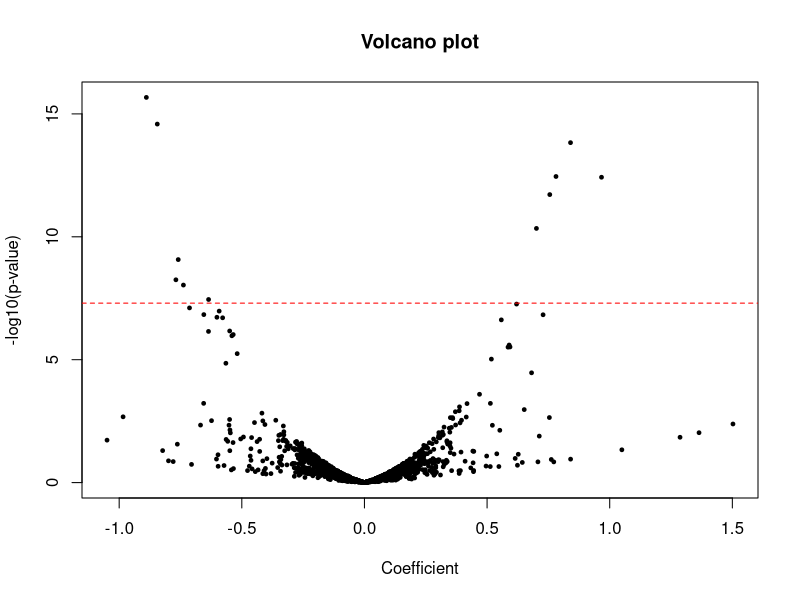
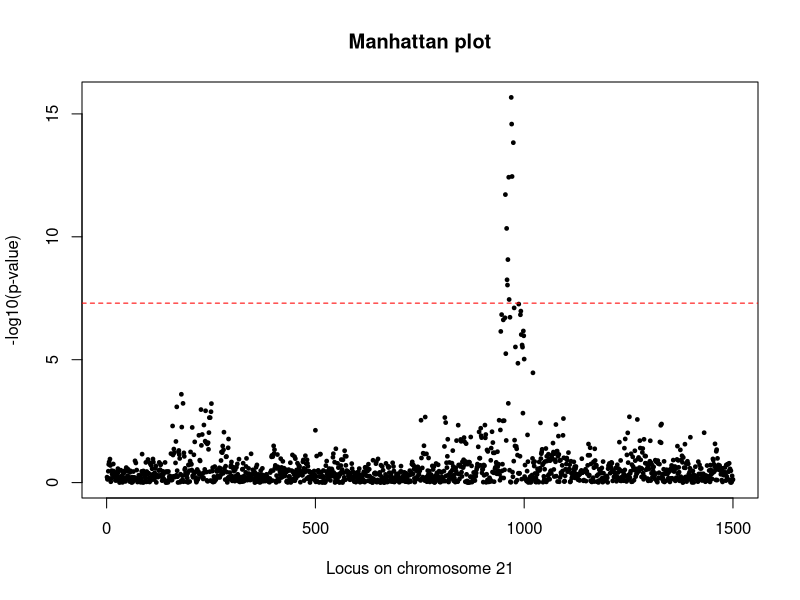
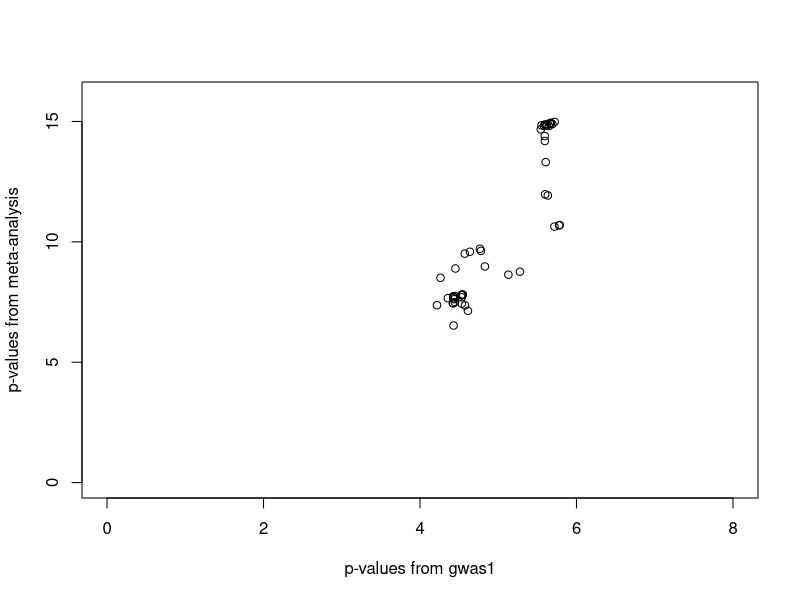

Recreate these plots in R, in order.
## ---- chunk 1
library(data.table)
chrom21 <- fread("chrom21.csv")
chrom21
## ---- chunk 2
table(is.na(chrom21))
## ---- chunk 3
for (colnm in colnames(chrom21[, -1])) {
  chrom21[[colnm]] [is.na(chrom21[[colnm]])] <-
    mean(chrom21[[colnm]], na.rm = T)
}
## ---- chunk 4
snp1 <- lm(outcome ~ snp1, data = chrom21) 
coef(summary(snp1))
## ---- chunk 5
# run univariate tests of associations for all SNPs(columns of az) 
univ.lm.test <- function(x, y) { 
  stopifnot (length(x) == length(y)) 
  regr <- lm(y ~ x) 
  
  # remove the row corresponding to the intercept and the column containing 
  # the t-value, then convert to a data table 
  output <- data.table(coef(summary(regr)))[-1, -3] 
  
  # assign better column names 
  colnames(output) <- c("beta", "std.error", "p.value")
  output
  }
## ---- chunk 6
univ.lm.test(chrom21$snp1, chrom21$outcome) 
## ---- chunk 7
crude <- NULL 
for (snp in 2:ncol(chrom21)) {# skip column 1 as it contains the outcome 
  crude <- rbind(crude, 
                 univ.lm.test(chrom21[[snp]], chrom21$outcome) ) 
  } 

# add column of snp identifiers 
crude <- cbind(snp = colnames(chrom21)[-1], crude)
## ---- chunk 8
plot(crude[, .(beta, -log10(p.value))], 
     pch = 19, cex = 0.5,
     main = "Volcano plot", 
     xlab = "Coefficient", 
     ylab = "-log10(p-value)" 
     )
abline(h = -log10(5e-8), lty = 2, col = "red") # genome-wide significance threshold
## ---- chunk 9
plot(-log10(crude$p.value), 
     pch = 19, cex = 0.5, 
     main = "Manhattan plot", 
     xlab = "Locus on chromosome 21", 
     ylab = "-log10(p-value)"
     )
abline(h = -log10(5e-8), lty = 2, col = "red") # genome-wide significance threshold
dim(crude)
## ---- chunk 10
# subset of snps to enter the genetic risk score
chrom21.grs <- chrom21[, .SD, .SDcols = crude[p.value < 1e-5]$snp]
## ---- chunk 11
snps.grs <- crude[p.value < 1e-5] 
chrom21.grs <- chrom21[, .SD, .SDcols = crude[p.value < 1e-5]$snp] 
unweighted.score <- as.matrix(chrom21.grs) %*% sign(snps.grs$beta) 
## ---- chunk 12
mod.unweighted <- lm(chrom21$outcome ~ unweighted.score)
coef(summary(mod.unweighted))
## ---- chunk 13
weighted.score <- as.matrix(chrom21.grs) %*% snps.grs$beta 
mod.weighted <- lm(chrom21$outcome ~ weighted.score) 
coef(summary(mod.weighted)) 
## ---- chunk 14
# standardized regression coefficients 
beta.unweighted.std <- coef(mod.unweighted)[2] * sd(unweighted.score) 
beta.weighted.std <- coef(mod.weighted)[2] * sd(weighted.score) 
round(c(beta.unweighted.std, beta.weighted.std), 3) 
## ---- chunk 15
# ensure that the ordering of snps ts respected
stopifnot(colnames(chrom21)[-1] == crude$snp) 
all.score <- as.matrix(chrom21[, -1]) %*% crude$beta

# standardize the score to allow for direct comparison of effect sizes 
all.score <- all.score / sd(all.score) 
mod.all <- lm(chrom21$outcome ~ all.score) 
coef(summary(mod.all))
## ---- chunk 16
library (caret) 
set.seed(1) 
train.idx <- createDataPartition(chrom21$outcome, p = 0.7)$Resample1
## ---- chunk 17
chrom21.train <- chrom21[train.idx] 
crude <- NULL
for (snp in 2:ncol(chrom21.train)) { 
  crude <- rbind(crude,
                 univ.lm.test(chrom21.train[[snp]], chrom21.train[[1]])) 
  }

# add column of snp identifiers
crude <- cbind(snp=colnames(chrom21.train)[-1], crude)
## ---- chunk 18
snps.grs <- crude[p.value < 1e-5]
chrom21.grs <- chrom21[, .SD, .SDcols = crude[p.value < 1e-5]$snp] 
weighted.score <- as.matrix(chrom21.grs) %*% snps.grs$beta
## ---- chunk 19
model.score <- lm(outcome ~ weighted.score, data=chrom21, subset=train.idx)
## ---- chunk 20
pred <- predict(model.score, newdata=chrom21)[-train.idx]
dim(chrom21)
## ---- chunk 21
round(cor(pred, chrom21$outcome[-train.idx]), 3)
round(cor(pred, chrom21$outcome[-train.idx])^2, 3)
## ---- chunk 22
# Use fread() to load data. It does not convert strings to factors 
gwas1 <- fread("OPN_sub_study1.txt") 
gwas2 <- fread("OPN_sub_study2.txt") 
## ---- chunk 23
gwas1 <- gwas1[rsid %in% gwas2$rsid]
gwas2 <- gwas2[rsid %in% gwas1$rsid] 

# order by chromosome and position 
gwas1 <- gwas1[order(chromosome, position)] 
gwas2 <- gwas2[order(chromosome, position)]
all.equal(gwas1$rsid, gwas2$rsid) 
## ---- chunk 24
both.ok <- gwas1$A1 == gwas2$A1 & gwas1$A2 == gwas2$A2 
flipped <- gwas1$A1 == gwas2$A2 & gwas1$A2 == gwas2$A1 
table(both.ok, flipped) 
## ---- chunk 25
gwas1
beta1 <- gwas1$Effect_A1
beta2 <- gwas2$Effect_A1
beta2[flipped] <- -beta2[flipped]
## ---- chunk 26
weight.gwas1 <- 1 / gwas1$StdErr_A1^2 
weight.gwas2 <- 1 / gwas2$StdErr_A1^2
## ---- chunk 27
head(weight.gwas1)
head(weight.gwas2)
## ---- chunk 28
beta.ma <- (weight.gwas1 * beta1 + weight.gwas2 * beta2) / (weight.gwas1 + weight.gwas2) 
se.ma <- sqrt(1 / (weight.gwas1 + weight.gwas2))
## ---- chunk 29
pval.ma <- 2 * pnorm(abs(beta.ma / se.ma), lower.tail = FALSE)
plot(-log10(gwas1$P.value), -log10(pval.ma), 
     xlim = c(0, 8), ylim = c(0, 16), 
     xlab = "p-values from gwas1", 
     ylab = "p-values from meta-analysis")
    

## ---- chunk 30
# insert code here
## ---- chunk 31
# insert code here
## ---- chunk 32
# insert code here
## ---- chunk 33
# insert code here
## ---- chunk 34
# insert code here
## ---- chunk 35
# insert code here
## ---- chunk 36
# insert code here
## ---- chunk 37
# insert code here
## ---- chunk 38
# insert code here
## ---- chunk 39
# insert code here
## ---- chunk 40
# insert code here
